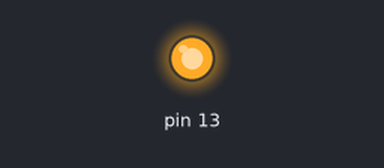
This sketch was run on a simulated Arduino Uno, built with avr-gcc and run on an emulated ATmega328P. On the bench: output pins drawn as LEDs (lit = HIGH).

Above: at 0.2 s.
At 16.5 s:
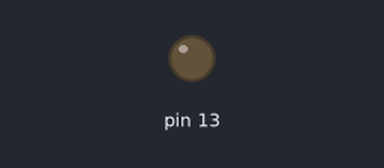
Timing chart, 0 to 22.8 s (numbered marks = the images above):
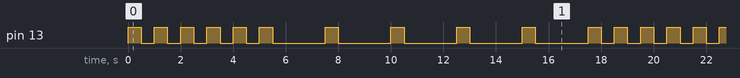

The sketch:

blink_5_2.ino
```cpp
void setup() {
  // put your setup code here, to run once:
  pinMode(13,OUTPUT);
}
int del=500,i=5;
void loop() {
  // put your main code here, to run repeatedly:

  digitalWrite(13,HIGH);
  delay(500);
  digitalWrite(13,LOW);
  delay(del);
  i--;
  if(i==0){
    i=5;
    if(del==500){
      del=2000;
    }
    else{
      del=500;
    }
  }
}
```

Measured:
- by itself, pin 13: repeats every 17.5 s: 5 × (LOW 0.50 s, HIGH 0.50 s), 5 × (LOW 2.0 s, HIGH 0.50 s)
- by itself, everything shown: repeats every 17.5 s, in 20 steps
